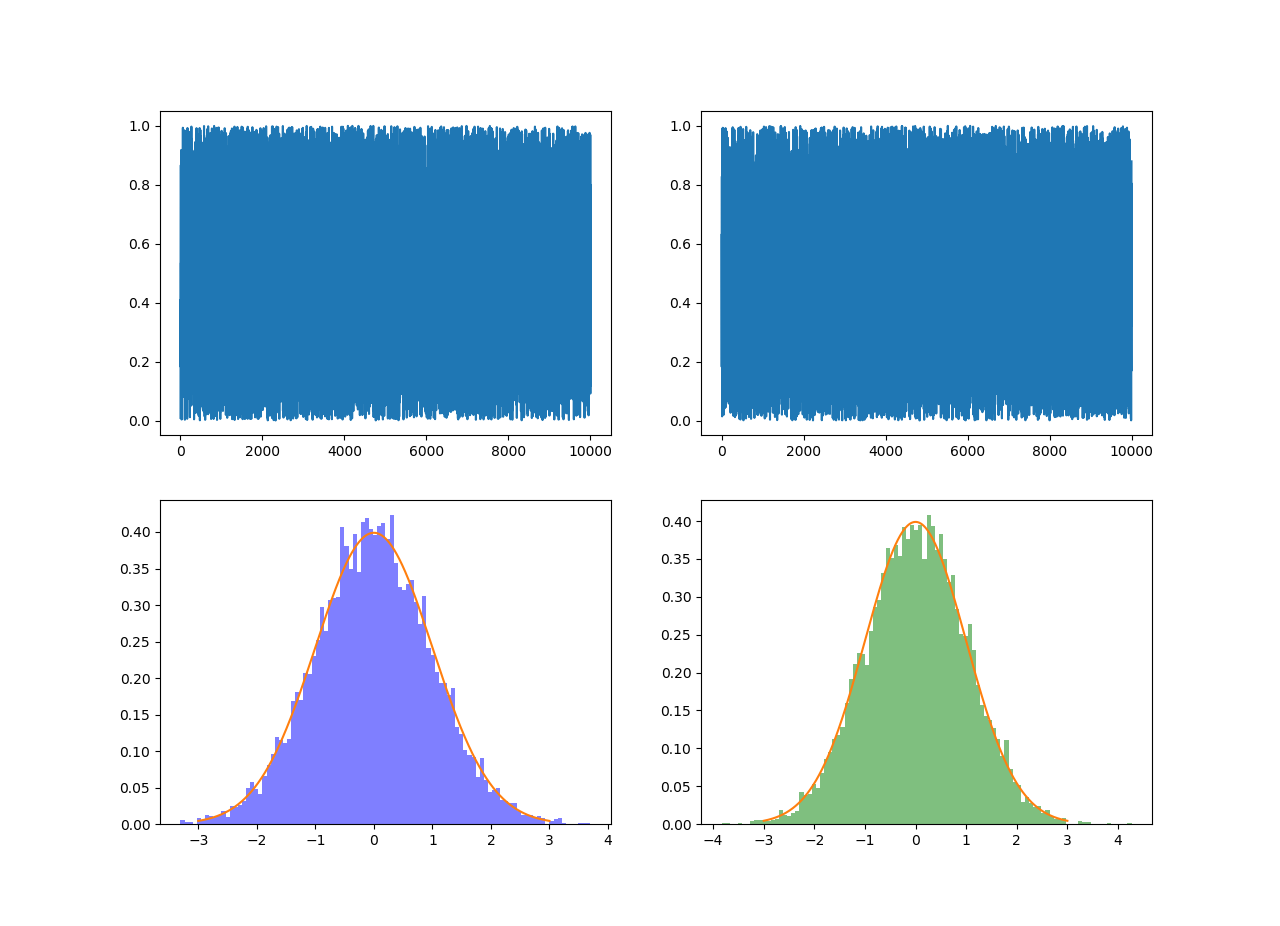

This figure's Python source:
from pylab import show,subplot,figure

import numpy as np
import matplotlib.pyplot as plt

#Transformation
def gaussian(u1,u2,std):
  pi2 = 2*np.pi #coef pour optimisation
  z1 = std*np.sqrt(-2*np.log(u1))*np.cos(pi2*u2)
  z2 = std*np.sqrt(-2*np.log(u1))*np.sin(pi2*u2)
  return z1,z2


#Simulee
def th(sigma,x):
	inv = 1/(2*sigma*sigma) #coef1 pour optimisation
	inv2 = 1/(sigma*np.sqrt((2*np.pi))) #coef2 pour optimisation
	return inv2 * np.exp( - x*x * inv)

#nombre d'échantillions
n = 10000

#création de signal aléatoires de taille n
u1 = np.random.rand(n)
u2 = np.random.rand(n)


x_min = -3
x_max = 3
vec_th = np.linspace(x_min, x_max, num=n)

sigma = 1

# Execution de la transformation
z1,z2 = gaussian(u1,u2,sigma)

nb_hist = 100



# Affichage
figure()
subplot(221)
plt.plot(u1)  
subplot(222)
plt.plot(u2)     
subplot(223)
plt.hist(z1, nb_hist, normed=1, facecolor='blue', alpha=0.5)
plt.plot(vec_th,th(sigma,vec_th))
subplot(224)
plt.hist(z2, nb_hist, normed=1, facecolor='green', alpha=0.5)
plt.plot(vec_th,th(sigma,vec_th))
show()
